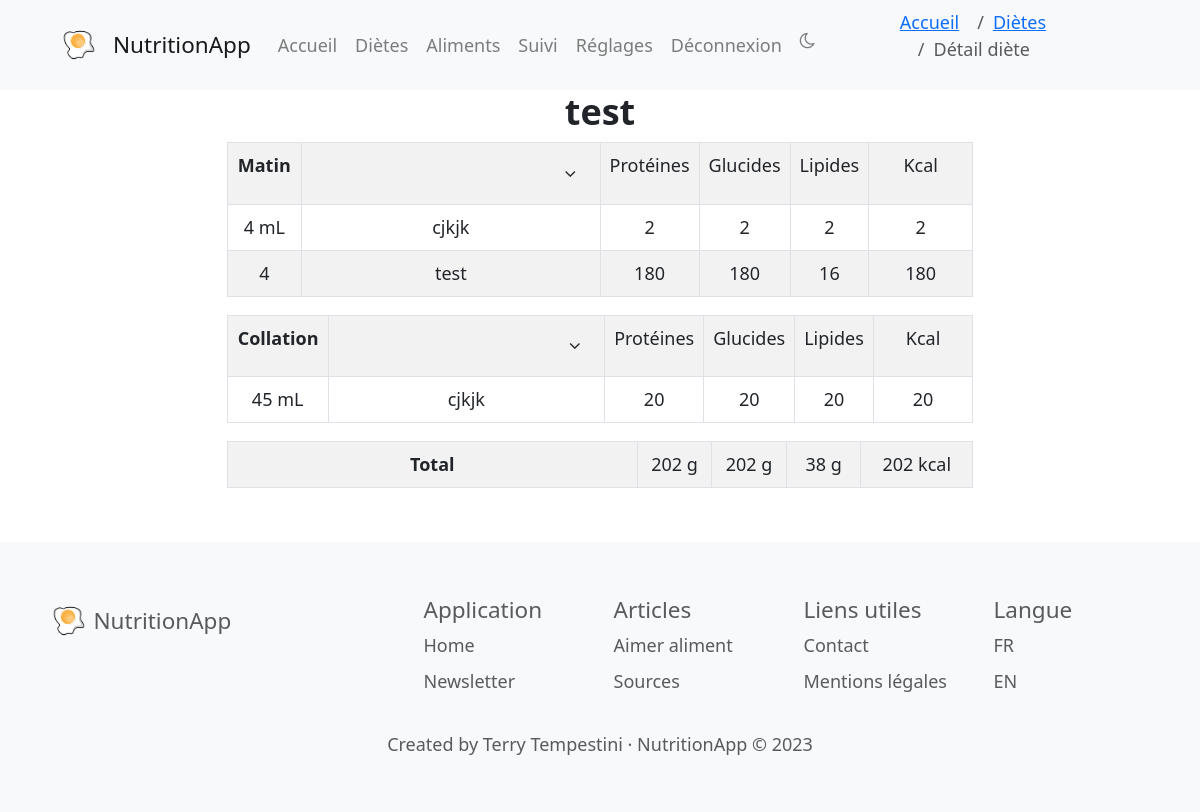
Before: /voir_diete/1 (signed in) with the older database file.
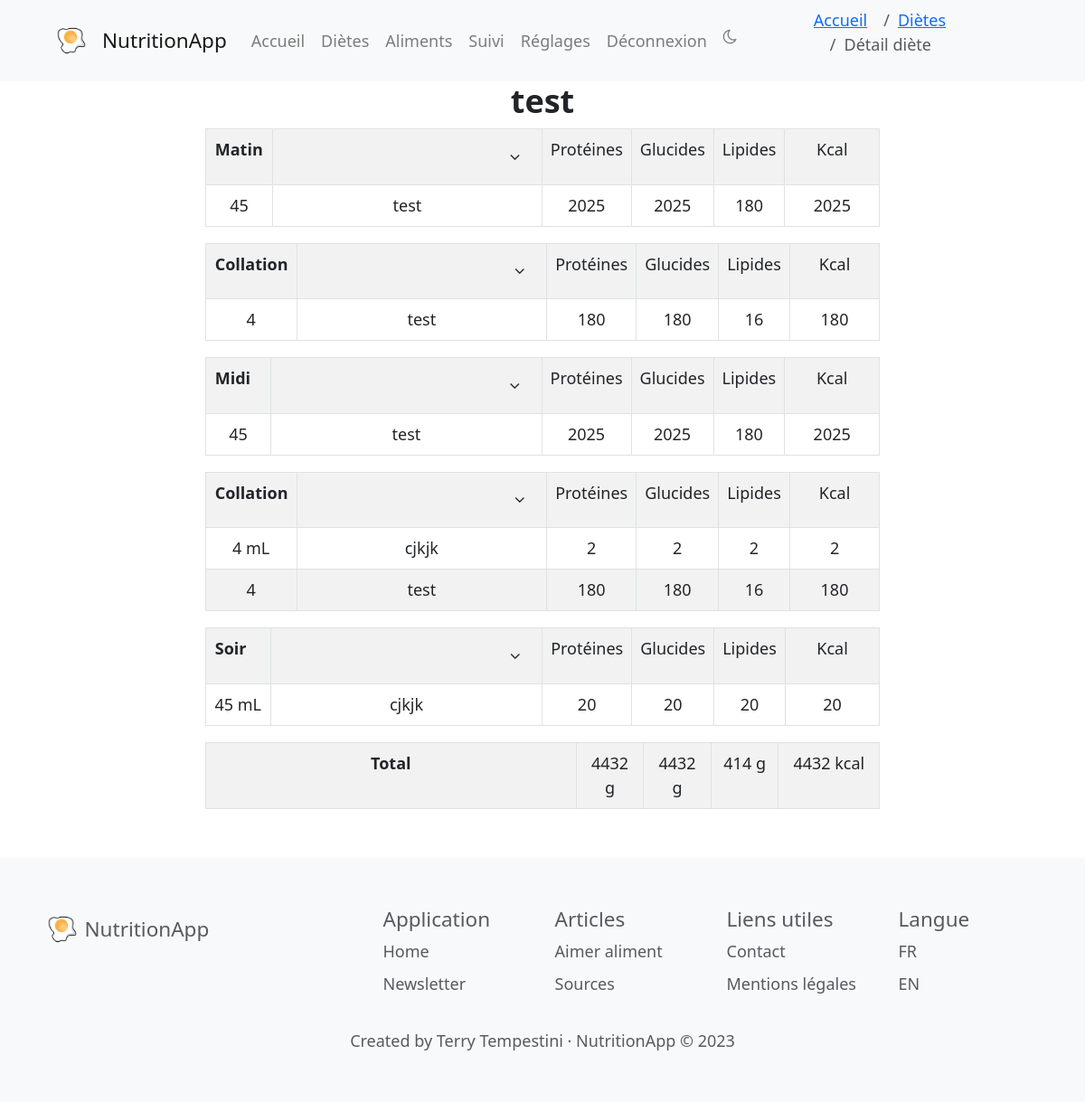
After: the same page with the newer database file.
### models/Diete.py (models this page shows, shortened)
class Diete(db.Model):
    id = db.Column(db.Integer, primary_key=True)
    titre_diete = db.Column(db.String(255), nullable=True) # nom de la diete
    createur = db.Column(db.Integer, db.ForeignKey('utilisateur.id'), nullable=True)
    date = db.Column(db.Date, nullable=True)
    createur_obj = db.relationship('Utilisateur', backref=db.backref('dietes'), foreign_keys=[createur])
    def get_by_id(id):
        return Diete.query.get(id)
    def portions_associees(self):
        return Portion.query.join(Aliment).filter(Portion.diete == self.id).order_by(Portion.label_portion, Aliment.titre).all()
    def total_kcal(self):
        if(self.portions_associees()):
            return sum([portion.kcal_portion() for portion in self.portions_associees()])
        else:
            return 0
    def total_proteines(self):
        if(self.portions_associees()):
            return sum([portion.proteines_portion() for portion in self.portions_associees()])
        else:
            return 0
    def total_glucides(self):
        if(self.portions_associees()):
            return sum([portion.glucides_portion() for portion in self.portions_associees()])
        else:
            return 0
    def total_lipides(self):
        if(self.portions_associees()):
            return sum([portion.lipides_portion() for portion in self.portions_associees()])
        else:
            return 0
    def total_kcal_portion(self,int):
        if(self.portions_associees()):
            return sum([portion.kcal_portion() for portion in self.portions_associees() if portion.label_portion == int])
        else:
            return 0
    def total_proteines_portion(self,int):
        if(self.portions_associees()):
            return sum([portion.proteines_portion() for portion in self.portions_associees() if portion.label_portion == int])
        else:
            return 0
    def total_glucides_portion(self,int):
        if(self.portions_associees()):
            return sum([portion.glucides_portion() for portion in self.portions_associees() if portion.label_portion == int])
        else:
            return 0
    def total_lipides_portion(self,int):
        if(self.portions_associees()):
            return sum([portion.lipides_portion() for portion in self.portions_associees() if portion.label_portion == int])
        else:
            return 0
    def sets_of_portions(self):
        portions_diet = self.portions_associees()
        portions_par_type = {}
        for portion in portions_diet:
            type_portion = portion.label_portion
            if type_portion not in portions_par_type:
                portions_par_type[type_portion] = []
            portions_par_type[type_portion].append(portion)
        sets_of_portions = list(portions_par_type.values())
        return sets_of_portions

### models/Portion.py (models this page shows, shortened)
class Portion(db.Model):
    id = db.Column(db.Integer, primary_key=True)
    diete = db.Column(db.Integer, db.ForeignKey('diete.id'))
    aliment = db.Column(db.Integer, db.ForeignKey('aliment.id'))
    nombre = db.Column(db.Integer, nullable=False, server_default='0')
    label_portion = db.Column(db.Integer, nullable=False, server_default='0') # 1=matin, 2=collation matin, 3=midi, 4=collation aprem, 5=soir, 6=collation soir
    diete_obj = db.relationship('Diete', backref=db.backref('portions'))
    aliment_obj = db.relationship('Aliment', backref=db.backref('portions'))
    def unite(self):
        return self.aliment_obj.unite
    def kcal_portion(self):
        if self.unite() == 1: # si l'aliment est en unité (kcal * nombre)
            return round(self.aliment_obj.kcal * self.nombre)
        else: # aliment == 0 (kcal * nombre * 0.01 * 100g) ; aliment == 2 (kcal * nombre * 0.01 * 100mL)
            return round(self.aliment_obj.kcal * self.nombre * 0.01)
    def proteines_portion(self):
        if self.unite() == 1:
            return round(self.aliment_obj.proteines * self.nombre)
        else:
            return round(self.aliment_obj.proteines * self.nombre * 0.01)
    def glucides_portion(self):
        if self.unite() == 1:
            return round(self.aliment_obj.glucides * self.nombre)
        else:
            return round(self.aliment_obj.glucides * self.nombre * 0.01)
    def lipides_portion(self):
        if self.unite() == 1:
            return round(self.aliment_obj.lipides * self.nombre)
        else:
            return round(self.aliment_obj.lipides * self.nombre * 0.01)

### models/Aliment.py (models this page shows, shortened)
class Aliment(db.Model):
    id = db.Column(db.Integer, primary_key=True)
    titre = db.Column(db.String(255), nullable=True, server_default='')
    kcal = db.Column(db.Integer, nullable=True, server_default='0')
    proteines = db.Column(db.Integer, nullable=True, server_default='0')
    glucides = db.Column(db.Integer, nullable=True, server_default='0')
    lipides = db.Column(db.Integer, nullable=True, server_default='0')
    categorie = db.Column(db.String(255), nullable=True, server_default="Autre") # légume, fruit, féculent...
    photo = db.Column(db.String(255), nullable=True, server_default='')
    description = db.Column(db.String(255), nullable=True, server_default='')
    unite = db.Column(db.Integer, nullable=True, server_default='0') # 0 = 100g, 1 = 1 unité, 2 = mL
    valide = db.Column(db.Integer, nullable=True, server_default='0') # 0 = non validé, 1 = validé

### controllers/diete.py (the view)
@app.route('/voir_diete/<int:id>', methods=['GET', 'POST'])
@login_required
def voir_diete(id):
    diet = Diete.get_by_id(id)
    return render_template('diete/detail_diete.html', root = default_root(), diete=diet)

### controllers/diete.py (called while the page is built)
def default_root():
    parsed_url = urlparse(request.url)
    return parsed_url.scheme + "://" + parsed_url.netloc

### setup_flask.py (called while the page is built)
@login_manager.user_loader
def load_user(user_id):
    return Utilisateur.query.get(int(user_id))

### templates/diete/detail_diete.html (shortened to what this page needs)
{% extends 'base.html' %}
{% block content %}
{% set page = 'detail' %}
{% set place = ["accueil","dietes","detail"] %}
{% with breadcrumb=place %}
    {% include "navbar.html" %}
{% endwith %}
<div class="content">
<h2 class="text-center">
    <b>{{ diete.titre_diete }}</b>
</h2>
{% with diete=diete %}
    {% include 'diete/liste_aliments_diete.html' %}
{% endwith %}
</div>
{% endblock %}

### templates/base.html (shortened to what this page needs)
<!DOCTYPE html>
<html lang="fr">
<head>
    <link rel="stylesheet" href="{{root}}{{ url_for('static', filename='css/base.css') }}">
    <link rel="stylesheet" href="https://cdnjs.cloudflare.com/ajax/libs/font-awesome/4.7.0/css/font-awesome.min.css">
    <link rel="stylesheet" href="https://cdn.jsdelivr.net/npm/bootstrap@4.0.0/dist/css/bootstrap.min.css">
    <link rel="stylesheet" href="https://cdnjs.cloudflare.com/ajax/libs/bootstrap/5.3.0/css/bootstrap.min.css">
    <link rel="stylesheet" href="{{ url_for('static', filename='css/pages.css') }}" id="theme_sheet">
    <link rel="stylesheet" href="{{ url_for('static', filename='css/pages_dark.css') }}" disabled id="theme_sheet_dark">
</head>
<body>
    {% block content %}
    {% endblock %}
</body>
{% block footer %}
    <footer class="bd-footer py-4 py-md-5 mt-5 bg-body-tertiary">
            <div class="container text-body-secondary">
            <div class="row mb-3">
                <div class="col-lg-3">
                    <div class="d-flex align-items-center">
                        <img src="{{url_for('static', filename='images/logo.png')}}" alt="logo" width="50" height="50" class="d-inline-block align-text-top">
                        <span class="fs-5">NutritionApp</span>
                    </div>
                </div>
                <div class="col-6 col-lg-2 offset-lg-1">
                <h5>Application</h5>
                <ul class="list-unstyled">
                    <li class="mb-2">Home</li>
                    <li class="mb-2">Newsletter</li>
                </ul>
                </div>
                <div class="col-6 col-lg-2">
                <h5>Articles</h5>
                <ul class="list-unstyled">
                    <li class="mb-2">Aimer aliment</li>
                    <li class="mb-2">Sources</li>
                </ul>
                </div>
                <div class="col-6 col-lg-2">
                <h5>Liens utiles</h5>
                <ul class="list-unstyled">
                    <li class="mb-2">Contact</li>
                    <li class="mb-2">Mentions légales</li>
                </ul>
                </div>
                <div class="col-6 col-lg-2">
                <h5>Langue</h5>
                <ul class="list-unstyled">
                    <li class="mb-2">FR</li>
                    <li class="mb-2">EN</li>
                </ul>
                </div>
            </div>
            <div class="row text-center">
                <span>Created by Terry Tempestini · NutritionApp © 2023</span>
            </div>
    </footer>
{% endblock %}
</html>

### templates/navbar.html (shortened to what this page needs)
<nav class="navbar navbar-expand-lg navbar-light bg-light">
  <a class="navbar-brand ms-5"
  {% if current_user.is_authenticated %}
    href="{{url_for('controllers.accueil')}}"
  {% else %}
    href="{{url_for('controllers.login')}}"
  {% endif %}
  >
      <div class="d-flex align-items-center">
        <img src="{{url_for('static', filename='images/logo.png')}}" alt="logo" width="50" height="50" class="d-inline-block align-text-top">
        <span class="ms-2">NutritionApp</span>
      </div>
    </a>
    {% if current_user.is_authenticated %}
    <div class="collapse navbar-collapse" id="navbarNavDropdown">
      <ul class="navbar-nav">
        <li class="nav-item {% if page == 'accueil' %}active{% endif %}">
        <a href="{{url_for('controllers.accueil')}}" class="nav-link text-center">Accueil</a>
        </li>
        <li class="nav-item {% if page == 'dietes' %}active{% endif %}">
          <a href="{{url_for('controllers.dietes')}}" class="nav-link text-center">Diètes</a>
        </li>
        <li class="nav-item {% if page == 'aliments' %}active{% endif %}">
          <a href="{{url_for('controllers.aliments')}}" class="nav-link text-center">Aliments</a>
        </li>
        <li class="nav-item {% if page == 'suivi' %}active{% endif %}">
          <a href="{{url_for('controllers.suivi')}}" class="nav-link text-center">Suivi</a>
        </li>
        <li class="nav-item {% if page == 'reglages' %}active{% endif %}">
          <a href="{{url_for('controllers.reglages')}}" class="nav-link text-center">Réglages</a>
        </li>
        <li class="nav-item">
          <a href="{{url_for('controllers.logout')}}" class="nav-link text-center">Déconnexion</a>
        </li>
        <li class="nav-item text-center">
          <i id="darkModeToggle" class="nav-link fa fa-moon-o"></i>
        </li>
      </ul>
    </div>
    {% endif %}
    <ol class="breadcrumb fil_ariane">
      {% if breadcrumb|length > 1 %}
        {% set pretty_name = {
          'accueil': 'Accueil',
          'dietes': 'Diètes',
          'aliments': 'Aliments',
          'reglages': 'Réglages',
          'modifier_diete': 'Modifier diète',
          'changer_diete': 'Changer diète',
          'creer_aliment': 'Créer aliment',
          'detail': 'Détail diète',
          'modifier_aliment': 'Modifier aliment',
          'suivi': 'Suivi',
          'login': 'Connexion',
          'signup': 'Inscription',
          'reset_password': 'Réinitialiser mot de passe',
        } %}
        {% for item in breadcrumb %}
          {% if loop.last %}
            <li class="breadcrumb-item active" aria-current="page">{{pretty_name[item]}}</li>
          {% else %}
            {% set var = "controllers." + item %}
            <li class="breadcrumb-item"><a href="{{url_for(var)}}">{{pretty_name[item]}}</a></li>
          {% endif %}
        {% endfor %}
      {% endif %}
    </ol>
</nav>

### templates/diete/liste_aliments_diete.html (shortened to what this page needs)
    {% set percent = [10, 45, 10, 10, 10, 15] %}
    {% set meal_names = ['Matin', 'Collation', 'Midi', 'Collation', 'Soir', 'Collation'] %}
    {% set unites_names = ['g', '', 'mL'] %}
        {% for repas in diete.sets_of_portions() %}
            <table class="table table-striped table-bordered full-width-table">
                <tr>
                    <th style="padding-left: 10px;">
                        {{ meal_names[loop.index - 1] }}
                    </th>
                    <td class="text-right">
                        <button id="toggleRow{{ loop.index - 1 }}" class="btn btn-default">
                            <i class="fa fa-angle-down"></i>
                        </button>
                    </td>
                    <td class="secondary" style="width: {{ percent[2] }}%">Protéines</th>
                    <td class="secondary" style="width: {{ percent[3] }}%">Glucides</th>
                    <td class="secondary" style="width: {{ percent[4] }}%">Lipides</th>
                    <td style="width: {{ percent[5] }}%">Kcal</th>
                </tr>
                {% for portion in repas %}
                    <tr class="text-center">
                        <td style="width: {{ percent[0] }}%">{{ portion.nombre }} {{ unites_names[portion.aliment_obj.unite] }}</td>
                        <td style="width: {{ percent[1] }}%">{{ portion.aliment_obj.titre }}</td>
                        <td class="secondary" style="width: {{ percent[2] }}%">{{ portion.proteines_portion() }}</td>
                        <td class="secondary" style="width: {{ percent[3] }}%">{{ portion.glucides_portion() }}</td>
                        <td class="secondary" style="width: {{ percent[4] }}%">{{ portion.lipides_portion() }}</td>
                        <td style="width: {{ percent[5] }}%">{{ portion.kcal_portion() }}</td>
                    </tr>
                {% endfor %}
            </table>
        {% endfor %}
        <table class="table table-striped table-bordered">
            <tr class="text-center">
                <th style="width: {{ percent[0] + percent[1] }}%">Total</th>
                <td style="width: {{ percent[2] }}%">{{ diete.total_proteines()|round|int }} g</td>
                <td style="width: {{ percent[3] }}%">{{ diete.total_glucides()|round|int }} g</td>
                <td style="width: {{ percent[4] }}%">{{ diete.total_lipides()|round|int }} g</td>
                <td style="width: {{ percent[5] }}%">{{ diete.total_kcal()|round|int }} kcal</td>
            </tr>
        </table>

### static/css/base.css (style rules this page uses)
html { font-family: 'Roboto', sans-serif; font-size: 18px; line-height: 1.5; color: #333; background-color: #fff; }
.fil_ariane { margin-left: 2cm; margin-right: 2cm; }

### static/css/pages.css (style rules this page uses)
.content { padding: 0cm 6cm 0cm 6cm; }
.table td { text-align: center; }

### static/css/pages_dark.css (style rules this page uses)
body { background-color: #333; }
.content { padding: 0cm 6cm 0cm 6cm; }
.table td { text-align: center; }

Changed rows visible on the page:
added Portion: meal_names "Matin", {{ percent[2] }} 10 (drawn), {{ percent[3] }} 10 (drawn), {{ percent[4] }} 10 (drawn), {{ percent[5] }} 15 (drawn), {{ percent[0] }} 10 (drawn), nombre "45", aliment_obj.titre "test", proteines_portion "2025", glucides_portion "2025", lipides_portion "180", kcal_portion "2025"
added Portion: meal_names "Collation", {{ percent[2] }} 10 (drawn), {{ percent[3] }} 10 (drawn), {{ percent[4] }} 10 (drawn), {{ percent[5] }} 15 (drawn), {{ percent[0] }} 10 (drawn), nombre "4", {{ percent[1] }} 45 (drawn), aliment_obj.titre "test", proteines_portion "180", glucides_portion "180", lipides_portion "16", kcal_portion "180"
added Portion: meal_names "Midi", {{ percent[2] }} 10 (drawn), {{ percent[3] }} 10 (drawn), {{ percent[4] }} 10 (drawn), {{ percent[5] }} 15 (drawn), {{ percent[0] }} 10 (drawn), nombre "45", aliment_obj.titre "test", proteines_portion "2025", glucides_portion "2025", lipides_portion "180", kcal_portion "2025"
computed for Portion (number 4 of 6 on the later page): meal_names "Matin" → "Collation"
computed for Portion (number 6 of 6 on the later page): meal_names "Collation" → "Soir"
now on this page (row unchanged): Aliment: total_proteines "4432", total_glucides "4432", total_lipides "414", total_kcal "4432"
Other visible differences:
{{ diete.total_proteines()|round|int }}: "202" → "4432"
{{ diete.total_glucides()|round|int }}: "202" → "4432"
{{ diete.total_lipides()|round|int }}: "38" → "414"
{{ diete.total_kcal()|round|int }}: "202" → "4432"
